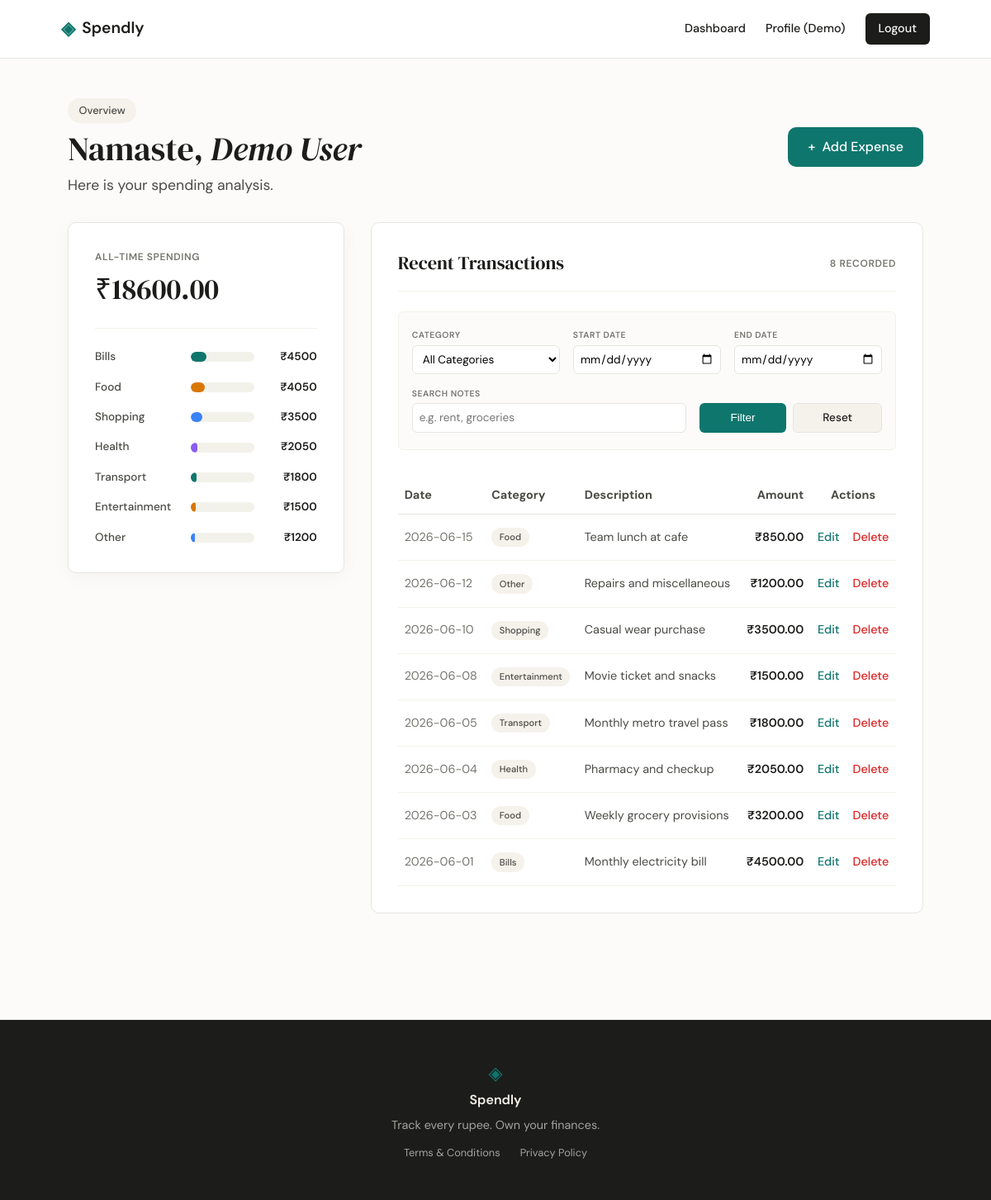
The app's page /dashboard (signed in) with its own data.
### tables this page shows
CREATE TABLE users (
        id INTEGER PRIMARY KEY AUTOINCREMENT,
        name TEXT NOT NULL,
        email TEXT UNIQUE NOT NULL,
        password_hash TEXT NOT NULL,
        created_at TEXT DEFAULT (datetime('now', 'localtime'))
    );

CREATE TABLE expenses (
        id INTEGER PRIMARY KEY AUTOINCREMENT,
        user_id INTEGER NOT NULL,
        amount REAL NOT NULL,
        category TEXT NOT NULL,
        date TEXT NOT NULL,
        description TEXT,
        created_at TEXT DEFAULT (datetime('now', 'localtime')),
        FOREIGN KEY (user_id) REFERENCES users (id) ON DELETE CASCADE
    );

### app.py (the view)
@app.route("/dashboard")
@login_required
def dashboard():
    db = get_db()
    expenses = db.execute(
        "SELECT * FROM expenses WHERE user_id = ? ORDER BY date DESC, id DESC",
        (g.user["id"],)
    ).fetchall()
    total_row = db.execute(
        "SELECT SUM(amount) as total FROM expenses WHERE user_id = ?",
        (g.user["id"],)
    ).fetchone()
    total_spending = total_row["total"] if total_row["total"] is not None else 0.0
    category_rows = db.execute(
        "SELECT category, SUM(amount) as total FROM expenses WHERE user_id = ? GROUP BY category ORDER BY total DESC",
        (g.user["id"],)
    ).fetchall()
    category_totals = {row["category"]: row["total"] for row in category_rows}
    db.close()
    return render_template(
        "dashboard.html",
        expenses=expenses,
        total_spending=total_spending,
        category_totals=category_totals
    )

### templates/dashboard.html (shortened to what this page needs)
{% extends "base.html" %}
{% block content %}
<section class="hero" style="padding: 3rem 2rem 2rem; grid-template-columns: 1fr; max-width: var(--max-width); margin: 0 auto; gap: 2rem;">
    <div style="display: flex; justify-content: space-between; align-items: center; flex-wrap: wrap; gap: 1rem;">
        <div>
            <span class="hero-badge" style="margin-bottom: 0.5rem;">Overview</span>
            <h1 class="hero-title" style="font-size: 2.5rem; margin-bottom: 0.5rem;">
                Namaste, <em>{{ g.user['name'] }}</em>
            </h1>
            <p class="hero-subtitle" style="margin-bottom: 0;">Here is your spending analysis.</p>
        </div>
        <div>
            <a href="{{ url_for('add_expense') }}" class="btn-primary" style="display: inline-flex; align-items: center; gap: 0.5rem;">
                <span>+</span> Add Expense
            </a>
        </div>
    </div>
</section>
<div class="dashboard-grid">
    <div class="mock-card" style="max-width: 100%; box-shadow: 0 4px 20px rgba(0,0,0,0.04);">
        <div class="mock-card-header">
            <span class="mock-label">All-time Spending</span>
            <span class="mock-total">₹{{ "%.2f"|format(total_spending) }}</span>
        </div>
        <div class="mock-bars">
            {% if category_totals %}
                {% for cat, amt in category_totals.items() %}
                    {% set percentage = (amt / total_spending * 100) if total_spending > 0 else 0 %}
                    {% set bar_class = "" %}
                    {% if loop.index0 % 4 == 1 %}{% set bar_class = "mock-bar-2" %}
                    {% elif loop.index0 % 4 == 2 %}{% set bar_class = "mock-bar-3" %}
                    {% elif loop.index0 % 4 == 3 %}{% set bar_class = "mock-bar-4" %}
                    {% endif %}
                    <div class="mock-bar-row">
                        <span class="mock-cat">{{ cat }}</span>
                        <div class="mock-bar-track">
                            <div class="mock-bar {{ bar_class }}" style="width: {{ percentage }}%"></div>
                        </div>
                        <span class="mock-amt">₹{{ "%.0f"|format(amt) }}</span>
                    </div>
                {% endfor %}
            {% else %}
                <p style="font-size: 0.9rem; color: var(--ink-muted); text-align: center; padding: 1rem 0;">
                    No spending recorded yet.
                </p>
            {% endif %}
        </div>
    </div>
    <div style="background: var(--paper-card); border: 1px solid var(--border); border-radius: var(--radius-md); padding: 2rem; width: 100%;">
        <div style="display: flex; justify-content: space-between; align-items: center; margin-bottom: 1.5rem; border-bottom: 1px solid var(--border-soft); padding-bottom: 1rem;">
            <h3 class="feature-title" style="margin-bottom: 0;">Recent Transactions</h3>
            <span class="mock-label">{{ expenses|length }} recorded</span>
        </div>
        <form method="GET" action="{{ url_for('dashboard') }}" style="display: flex; flex-wrap: wrap; gap: 1rem; margin-bottom: 2rem; background: var(--paper); border: 1px solid var(--border-soft); padding: 1.25rem 1rem; border-radius: var(--radius-sm);">
            <div style="flex: 1; min-width: 140px; display: flex; flex-direction: column; gap: 0.25rem;">
                <label for="category" class="mock-label" style="font-size: 0.65rem;">Category</label>
                <select id="category" name="category" style="width: 100%; padding: 0.5rem; border: 1px solid var(--border); border-radius: var(--radius-sm); font-size: 0.85rem; font-family: var(--font-sans); background: var(--paper-card); height: 2.2rem; cursor: pointer;">
                    <option value="">All Categories</option>
                    {% set categories = ['Bills', 'Food', 'Health', 'Transport', 'Entertainment', 'Shopping', 'Other'] %}
                </select>
            </div>
            <div style="flex: 1; min-width: 130px; display: flex; flex-direction: column; gap: 0.25rem;">
                <label for="start_date" class="mock-label" style="font-size: 0.65rem;">Start Date</label>
                <input type="date" id="start_date" name="start_date" value="{{ active_start_date }}" style="width: 100%; padding: 0.45rem; border: 1px solid var(--border); border-radius: var(--radius-sm); font-size: 0.85rem; font-family: var(--font-sans); background: var(--paper-card); height: 2.2rem;">
            </div>
            <div style="flex: 1; min-width: 130px; display: flex; flex-direction: column; gap: 0.25rem;">
                <label for="end_date" class="mock-label" style="font-size: 0.65rem;">End Date</label>
                <input type="date" id="end_date" name="end_date" value="{{ active_end_date }}" style="width: 100%; padding: 0.45rem; border: 1px solid var(--border); border-radius: var(--radius-sm); font-size: 0.85rem; font-family: var(--font-sans); background: var(--paper-card); height: 2.2rem;">
            </div>
            <div style="flex: 1.5; min-width: 160px; display: flex; flex-direction: column; gap: 0.25rem;">
                <label for="search" class="mock-label" style="font-size: 0.65rem;">Search Notes</label>
                <input type="text" id="search" name="search" value="{{ active_search }}" placeholder="e.g. rent, groceries" style="width: 100%; padding: 0.5rem; border: 1px solid var(--border); border-radius: var(--radius-sm); font-size: 0.85rem; font-family: var(--font-sans); background: var(--paper-card); height: 2.2rem;">
            </div>
            <div style="flex: 1; min-width: 160px; display: flex; gap: 0.5rem; align-items: flex-end;">
                <button type="submit" class="btn-primary" style="padding: 0; line-height: 2.2rem; font-size: 0.85rem; border-radius: var(--radius-sm); height: 2.2rem; flex: 1; border: none; cursor: pointer;">Filter</button>
                <a href="{{ url_for('dashboard') }}" class="btn-ghost" style="padding: 0; line-height: 2.1rem; text-align: center; font-size: 0.85rem; border-radius: var(--radius-sm); height: 2.2rem; flex: 1; display: inline-block;">Reset</a>
            </div>
        </form>
        {% if expenses %}
            <div class="table-container">
                <table style="width: 100%; border-collapse: collapse; font-size: 0.9rem; text-align: left;">
                    <thead>
                        <tr style="border-bottom: 1px solid var(--border); color: var(--ink-soft); font-weight: 600;">
                            <th style="padding: 0.75rem 0.5rem;">Date</th>
                            <th style="padding: 0.75rem 0.5rem;">Category</th>
                            <th style="padding: 0.75rem 0.5rem;">Description</th>
                            <th style="padding: 0.75rem 0.5rem; text-align: right;">Amount</th>
                            <th style="padding: 0.75rem 0.5rem; text-align: center;">Actions</th>
                        </tr>
                    </thead>
                    <tbody>
                        {% for expense in expenses %}
                            <tr style="border-bottom: 1px solid var(--border-soft); transition: background 0.2s;">
                                <td style="padding: 1rem 0.5rem; color: var(--ink-muted); white-space: nowrap;">{{ expense['date'] }}</td>
                                <td style="padding: 1rem 0.5rem; font-weight: 500;">
                                    <span class="hero-badge" style="margin-bottom: 0; padding: 0.2rem 0.6rem; font-size: 0.7rem;">
                                        {{ expense['category'] }}
                                    </span>
                                </td>
                                <td style="padding: 1rem 0.5rem; color: var(--ink-soft);">{{ expense['description'] or '-' }}</td>
                                <td style="padding: 1rem 0.5rem; text-align: right; font-weight: 600; color: var(--ink);">₹{{ "%.2f"|format(expense['amount']) }}</td>
                                <td style="padding: 1rem 0.5rem; text-align: center; white-space: nowrap;">
                                    <a href="{{ url_for('edit_expense', id=expense['id']) }}" style="color: var(--accent); margin-right: 0.75rem; font-weight: 500;">Edit</a>
                                    <a href="{{ url_for('delete_expense', id=expense['id']) }}" style="color: var(--danger); font-weight: 500;" class="delete-link">Delete</a>
                                </td>
                            </tr>
                        {% endfor %}
                    </tbody>
                </table>
            </div>
        {% else %}
            <div style="text-align: center; padding: 3rem 1rem; color: var(--ink-muted);">
                <p style="font-size: 1rem; margin-bottom: 1rem;">No transactions match your search filters.</p>
                <a href="{{ url_for('dashboard') }}" class="btn-ghost" style="padding: 0.5rem 1rem;">Clear Filters</a>
            </div>
        {% endif %}
    </div>
</div>
{% endblock %}

### templates/base.html (shortened to what this page needs)
<!DOCTYPE html>
<html lang="en">
<head>
    <link rel="stylesheet" href="{{ url_for('static', filename='css/style.css') }}">
</head>
<body>
    <nav class="navbar">
        <div class="nav-inner">
            <a href="{{ url_for('landing') }}" class="nav-brand">
                <span class="brand-icon">◈</span>
                <span class="brand-name">Spendly</span>
            </a>
            <div class="nav-links">
                {% if g.user %}
                    <a href="{{ url_for('dashboard') }}">Dashboard</a>
                    <a href="{{ url_for('profile') }}">Profile ({{ g.user['name'].split()[0] }})</a>
                    <a href="{{ url_for('logout') }}" class="nav-cta">Logout</a>
                {% else %}
                    <a href="{{ url_for('login') }}">Sign in</a>
                    <a href="{{ url_for('register') }}" class="nav-cta">Get started</a>
                {% endif %}
            </div>
        </div>
    </nav>
    <main class="main-content">
        {% block content %}{% endblock %}
    </main>
    <footer class="footer">
        <div class="footer-inner">
            <span class="brand-icon">◈</span>
            <span class="footer-name">Spendly</span>
            <p class="footer-copy" style="margin-bottom: 0.75rem;">Track every rupee. Own your finances.</p>
            <div style="display: flex; gap: 1.5rem; font-size: 0.8rem; color: var(--ink-faint);">
                <a href="{{ url_for('terms') }}" style="transition: color 0.2s;" onmouseover="this.style.color='var(--paper-warm)'" onmouseout="this.style.color='var(--ink-faint)'">Terms & Conditions</a>
                <a href="{{ url_for('privacy') }}" style="transition: color 0.2s;" onmouseover="this.style.color='var(--paper-warm)'" onmouseout="this.style.color='var(--ink-faint)'">Privacy Policy</a>
            </div>
        </div>
    </footer>
</body>
</html>

### records on screen
users: user.name "Demo", user.name "Demo User"
expenses: date "2026-06-15", category "Food", description "Team lunch at cafe", amount "850.00"
expenses: date "2026-06-12", category "Other", description "Repairs and miscellaneous", amount "1200.00"
expenses: date "2026-06-10", category "Shopping", description "Casual wear purchase", amount "3500.00"
expenses: date "2026-06-08", category "Entertainment", description "Movie ticket and snacks", amount "1500.00"
expenses: date "2026-06-05", category "Transport", description "Monthly metro travel pass", amount "1800.00"
expenses: date "2026-06-04", category "Health", description "Pharmacy and checkup", amount "2050.00"
expenses: date "2026-06-03", category "Food", description "Weekly grocery provisions", amount "3200.00"
expenses: date "2026-06-01", category "Bills", description "Monthly electricity bill", amount "4500.00"

### other values on screen
{{ "%.2f"|format(total_spending) }} "18600.00"
{{ cat }} "Bills" "Food" "Shopping" "Health" "Transport" "Entertainment" "Other"
{{ "%.0f"|format(amt) }} "4500" "4050" "3500" "2050" "1800" "1500" "1200"
{{ expenses|length }} "8"
